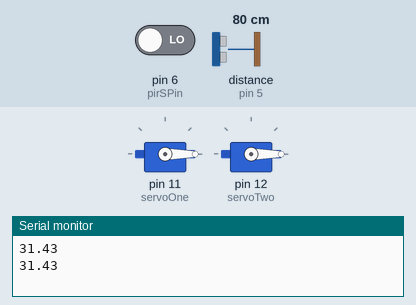
A sketch run on a simulated Arduino Uno, built with avr-gcc and run on an emulated ATmega328P. On the bench: 2 × servo, the last lines printed to the serial monitor. Wiring (inferred from the names in the program): ultrasonic range finder: trigger pin 4; echo pin 5. The test bench sets the inputs (shaded band); at power-on: pin 6 (pirSPin) LOW, distance to the obstacle (sensor on pin 5) 80 cm. The echo pulse lasts 58.3 µs per cm.

Above: at 3.2 s.
3.3 s: pin 6 (pirSPin) driven HIGH
At 4.91 s:
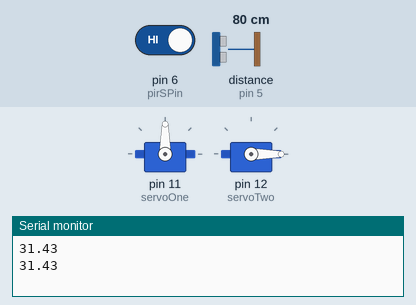
10.0 s: distance to the obstacle (sensor on pin 5) set to 71 cm
At 11.2 s:
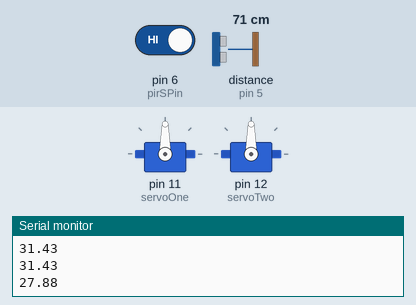
13.2 s: distance to the obstacle (sensor on pin 5) set to 56 cm
16.4 s: distance to the obstacle (sensor on pin 5) set to 48 cm
At 17.54 s:
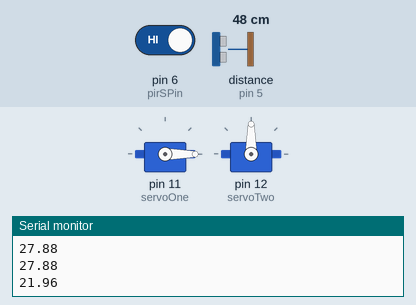
23.1 s: distance to the obstacle (sensor on pin 5) set to 60 cm
At 26.0 s:
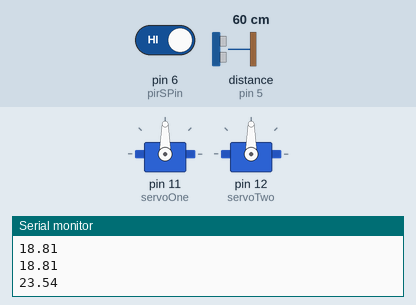
26.7 s: distance to the obstacle (sensor on pin 5) set to 2 cm
At 29.2 s:
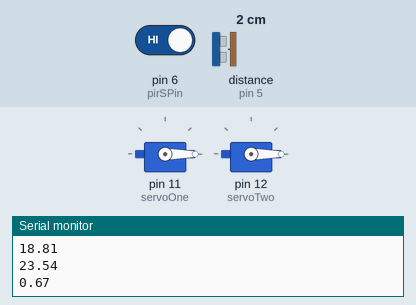
Timing chart, 0 to 34.4 s (numbered marks = the images above; inputs shaded):
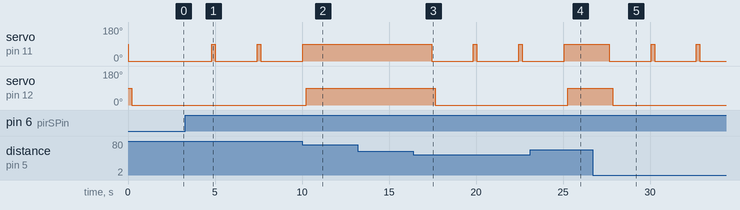

The sketch:

5_Two_Servo_One_PIR_One_Echo_Sensor.ino
```cpp
/*
Hasibur Rahman
181-15-1777
PC-B
*/
#include<Servo.h>
Servo servoOne, servoTwo;
int triggerPin = 4, echoPin = 5, pirSPin = 6;

void setup()
{
  pinMode(triggerPin, OUTPUT);
  pinMode(echoPin, INPUT);
  pinMode(pirSPin, INPUT);
  servoOne.attach(11);
  servoTwo.attach(12);
  Serial.begin(9600);
}

void loop()
{
  int pirValue = digitalRead(pirSPin);
  float totalDur, inchDis;

  digitalWrite(triggerPin, LOW);
  delayMicroseconds(2);
  digitalWrite(triggerPin, HIGH);
  delayMicroseconds(10);
  digitalWrite(triggerPin, LOW);

  totalDur = pulseIn(echoPin, HIGH);
  inchDis = ((totalDur/2)/29.1)/2.54;

  if (pirValue == HIGH) {
    servoOne.write(90);
    delay(200);
  }

  if(inchDis>=20 && inchDis<=30)
  {
    servoTwo.write(90);
    delay(200);
  }
  else
  {
    servoOne.write(0);
    delay(200);
    servoTwo.write(0);
    delay(200);
  }

  Serial.println(inchDis);

  delay(2000);
}
```

Measured:
- the behaviour switches between 77 and 76 cm on distance to the obstacle (sensor on pin 5) (found by bisection; images 1 and 2)
- the behaviour switches between 52 and 51 cm on distance to the obstacle (sensor on pin 5) (found by bisection; images 2 and 3)
- after the input at 3.3 s, servo on pin 11 (servoOne): alternates 90° for 0.20 s and 0° for 2.4 s, starting after 1.5 s
- after the input at 10.0 s, servo on pin 11 (servoOne): goes on until 10.0 s, then stays 90°; servo on pin 12 (servoTwo): 0° → 90° after 0.23 s
- after the input at 16.4 s, servo on pin 11 (servoOne): alternates 90° for 0.20 s and 0° for 2.4 s, starting after 1.0 s; servo on pin 12 (servoTwo): 90° → 0° after 1.2 s
- after the input at 23.1 s, servo on pin 11 (servoOne): goes on until 25.1 s, then stays 90°; servo on pin 12 (servoTwo): 0° → 90° after 2.2 s
- after the input at 26.7 s, servo on pin 11 (servoOne): alternates 90° for 0.20 s and 0° for 2.4 s, starting after 0.95 s; servo on pin 12 (servoTwo): 90° → 0° after 1.2 s
